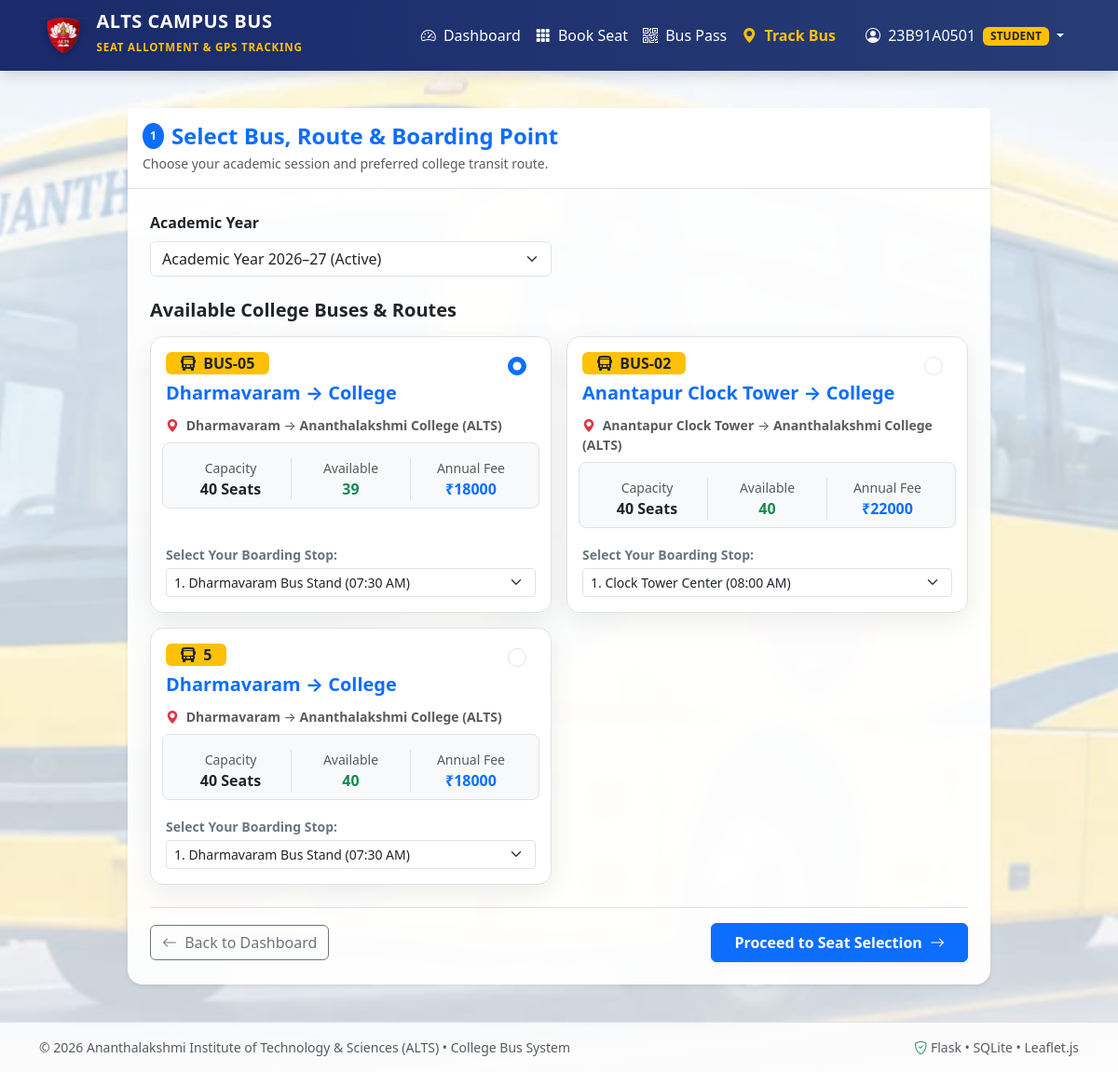
Screenshot of /student/buses (signed in) with the database file from the repository.
### models/user.py (models this page shows, shortened)
class User(UserMixin, db.Model):
    __tablename__ = 'users'
    id = db.Column(db.Integer, primary_key=True)
    username = db.Column(db.String(80), unique=True, nullable=False, index=True)
    email = db.Column(db.String(120), unique=True, nullable=False, index=True)
    password_hash = db.Column(db.String(256), nullable=False)
    role = db.Column(db.String(20), nullable=False, default='student')  # 'student', 'driver', 'admin'
    created_at = db.Column(db.DateTime, default=datetime.utcnow)
    student_profile = db.relationship('Student', backref='user', uselist=False, cascade='all, delete-orphan')
    driver_profile = db.relationship('Driver', backref='user', uselist=False, cascade='all, delete-orphan')
    def is_student(self):
        return self.role == 'student'

### models/bus.py (models this page shows, shortened)
class Bus(db.Model):
    __tablename__ = 'buses'
    id = db.Column(db.Integer, primary_key=True)
    bus_number = db.Column(db.String(20), unique=True, nullable=False)
    capacity = db.Column(db.Integer, nullable=False, default=40)
    route_id = db.Column(db.Integer, db.ForeignKey('routes.id'), nullable=False)
    is_active = db.Column(db.Boolean, default=True)
    seats = db.relationship('Seat', backref='bus', lazy=True, cascade='all, delete-orphan')
    allocations = db.relationship('SeatAllocation', backref='bus', lazy=True)
    locations = db.relationship('BusLocation', backref='bus', lazy=True, cascade='all, delete-orphan', order_by='BusLocation.updated_at.desc()')
    def get_available_seats_count(self, academic_year_id):
        from .allocation import SeatAllocation
        confirmed_count = SeatAllocation.query.filter_by(
            bus_id=self.id,
            academic_year_id=academic_year_id,
            status='CONFIRMED'
        ).count()
        return max(0, self.capacity - confirmed_count)

### models/route.py (models this page shows, shortened)
class Route(db.Model):
    __tablename__ = 'routes'
    id = db.Column(db.Integer, primary_key=True)
    route_name = db.Column(db.String(100), nullable=False)
    start_point = db.Column(db.String(80), nullable=False)
    destination = db.Column(db.String(80), nullable=False)
    annual_fee = db.Column(db.Float, nullable=False, default=18000.0)
    total_distance_km = db.Column(db.Float, default=35.0)
    buses = db.relationship('Bus', backref='route', lazy=True)
    boarding_points = db.relationship('BoardingPoint', backref='route', lazy=True, order_by='BoardingPoint.stop_order')

### app.py (the view, shortened to what this page needs)
    @app.route('/student/buses', methods=['GET', 'POST'])
    @role_required('student')
    def student_buses():
        student = current_user.student_profile
        active_year = AcademicYear.query.filter_by(is_active=True).first()
        academic_years = AcademicYear.query.filter_by(is_active=True).all()
        buses = Bus.query.filter_by(is_active=True).all()
        bus_list = []
        for b in buses:
            avail = b.get_available_seats_count(active_year.id if active_year else 1)
            bus_list.append({
                'bus': b,
                'available_seats': avail
            })
        return render_template(
            'student/buses.html',
            student=student,
            academic_years=academic_years,
            bus_list=bus_list
        )

### utils.py (called while the page is built)
def role_required(*allowed_roles):
    def decorator(f):
        @wraps(f)
        def decorated_function(*args, **kwargs):
            if not current_user.is_authenticated:
                flash('Please log in to access this page.', 'warning')
                return redirect(url_for('login'))
            if current_user.role not in allowed_roles:
                flash('You do not have permission to access that page.', 'danger')
                return abort(403)
            return f(*args, **kwargs)
        return decorated_function
    return decorator

### templates/student/buses.html (shortened to what this page needs)
{% extends "base.html" %}
{% block content %}
<div class="row justify-content-center my-3">
    <div class="col-lg-10">
        <div class="card shadow-sm border-0 rounded-4">
            <div class="card-header bg-white py-3 border-bottom">
                <div class="d-flex align-items-center">
                    <span class="badge bg-primary rounded-circle p-2 me-2">1</span>
                    <h4 class="fw-bold text-primary mb-0">Select Bus, Route & Boarding Point</h4>
                </div>
                <p class="text-muted small mb-0 mt-1">Choose your academic session and preferred college transit route.</p>
            </div>
            <div class="card-body p-4">
                <form method="POST" action="{{ url_for('student_buses') }}">
                    <div class="row g-3 mb-4">
                        <div class="col-md-6">
                            <label for="academic_year_id" class="form-label fw-bold">Academic Year</label>
                            <select class="form-select" id="academic_year_id" name="academic_year_id" required>
                                {% for year in academic_years %}
                                    <option value="{{ year.id }}" {% if year.is_active %}selected{% endif %}>
                                        Academic Year {{ year.year_label }} {% if year.is_active %}(Active){% endif %}
                                    </option>
                                {% endfor %}
                            </select>
                        </div>
                    </div>
                    <h5 class="fw-bold text-dark mb-3">Available College Buses & Routes</h5>
                    <div class="row g-3 mb-4">
                        {% for item in bus_list %}
                            <div class="col-md-6">
                                <div class="card h-100 border p-3 bus-selection-card" style="cursor: pointer;" onclick="selectBus('{{ item.bus.id }}', '{{ item.bus.route.annual_fee }}')">
                                    <div class="d-flex justify-content-between align-items-start mb-2">
                                        <div>
                                            <span class="badge bg-warning text-dark fs-6 fw-bold px-3 py-1">
                                                <i class="bi bi-bus-front-fill me-1"></i> {{ item.bus.bus_number }}
                                            </span>
                                            <h5 class="fw-bold text-primary mt-2 mb-1">{{ item.bus.route.route_name }}</h5>
                                        </div>
                                        <div class="form-check">
                                            <input class="form-check-input fs-5" type="radio" name="bus_id" id="bus_{{ item.bus.id }}" value="{{ item.bus.id }}" {% if loop.first %}checked{% endif %} required>
                                        </div>
                                    </div>
                                    <div class="text-muted small mb-3">
                                        <i class="bi bi-geo-alt-fill text-danger me-1"></i>
                                        <strong>{{ item.bus.route.start_point }}</strong> &rarr; <strong>{{ item.bus.route.destination }}</strong>
                                    </div>
                                    <div class="row g-2 text-center bg-light p-2 rounded-3 mb-3 border">
                                        <div class="col-4">
                                            <small class="text-muted d-block">Capacity</small>
                                            <span class="fw-bold">{{ item.bus.capacity }} Seats</span>
                                        </div>
                                        <div class="col-4 border-start border-end">
                                            <small class="text-muted d-block">Available</small>
                                            <span class="fw-bold text-success">{{ item.available_seats }}</span>
                                        </div>
                                        <div class="col-4">
                                            <small class="text-muted d-block">Annual Fee</small>
                                            <span class="fw-bold text-primary">₹{{ item.bus.route.annual_fee | int }}</span>
                                        </div>
                                    </div>
                                    <div class="boarding-select-container mt-auto">
                                        <label for="boarding_point_{{ item.bus.id }}" class="form-label small fw-bold text-secondary mb-1">
                                            Select Your Boarding Stop:
                                        </label>
                                        <select class="form-select form-select-sm boarding-dropdown" name="boarding_point_id" id="boarding_point_{{ item.bus.id }}" data-bus-id="{{ item.bus.id }}">
                                            {% for stop in item.bus.route.boarding_points %}
                                                <option value="{{ stop.id }}">
                                                    {{ stop.stop_order }}. {{ stop.stop_name }} ({{ stop.pickup_time }})
                                                </option>
                                            {% endfor %}
                                        </select>
                                    </div>
                                </div>
                            </div>
                        {% endfor %}
                    </div>
                    <div class="d-flex justify-content-between align-items-center pt-3 border-top">
                        <a href="{{ url_for('student_dashboard') }}" class="btn btn-outline-secondary">
                            <i class="bi bi-arrow-left me-1"></i> Back to Dashboard
                        </a>
                        <button type="submit" class="btn btn-primary px-4 py-2 fw-bold shadow-sm">
                            Proceed to Seat Selection <i class="bi bi-arrow-right ms-1"></i>
                        </button>
                    </div>
                </form>
            </div>
        </div>
    </div>
</div>
{% endblock %}

### templates/base.html (shortened to what this page needs)
<!DOCTYPE html>
<html lang="en">
<head>
    <link href="https://cdn.jsdelivr.net/npm/bootstrap@5.3.3/dist/css/bootstrap.min.css" rel="stylesheet">
    <link href="https://cdn.jsdelivr.net/npm/bootstrap-icons@1.11.3/font/bootstrap-icons.min.css" rel="stylesheet">
    <link rel="stylesheet" href="https://unpkg.com/leaflet@1.9.4/dist/leaflet.css" />
    <link rel="stylesheet" href="{{ url_for('static', filename='css/style.css') }}?v=5">
</head>
<body style="background: url('{{ url_for('static', filename='images/college_bus_bg.png') }}?v=5') no-repeat center center fixed !important; background-size: cover !important;">
    <nav class="navbar navbar-expand-lg navbar-dark navbar-custom sticky-top">
        <div class="container">
            <a class="navbar-brand d-flex align-items-center" href="{{ url_for('index') }}">
                <img src="{{ url_for('static', filename='images/alts_logo.png') }}"
                     alt="ALTS Logo"
                     style="height: 38px; width: auto; margin-right: 10px; filter: drop-shadow(0 2px 4px rgba(0,0,0,0.3));">
                <div>
                    <span class="d-block fw-bold text-white lh-1">ALTS CAMPUS BUS</span>
                    <small class="text-warning" style="font-size: 0.72rem; letter-spacing: 0.8px;">SEAT ALLOTMENT & GPS TRACKING</small>
                </div>
            </a>
            <div class="collapse navbar-collapse" id="navContent">
                <ul class="navbar-nav ms-auto align-items-lg-center">
                    {% if current_user.is_authenticated %}
                        {% if current_user.is_student() %}
                            <li class="nav-item">
                                <a class="nav-link text-white" href="{{ url_for('student_dashboard') }}">
                                    <i class="bi bi-speedometer2 me-1"></i> Dashboard
                                </a>
                            </li>
                            <li class="nav-item">
                                <a class="nav-link text-white" href="{{ url_for('student_buses') }}">
                                    <i class="bi bi-grid-3x3-gap-fill me-1"></i> Book Seat
                                </a>
                            </li>
                            <li class="nav-item">
                                <a class="nav-link text-white" href="{{ url_for('student_bus_pass') }}">
                                    <i class="bi bi-qr-code me-1"></i> Bus Pass
                                </a>
                            </li>
                            <li class="nav-item">
                                <a class="nav-link text-warning fw-semibold" href="{{ url_for('student_track_bus') }}">
                                    <i class="bi bi-geo-alt-fill me-1"></i> Track Bus
                                </a>
                            </li>
                        {% elif current_user.is_driver() %}
                            <li class="nav-item">
                                <a class="nav-link text-white" href="{{ url_for('driver_dashboard') }}">
                                    <i class="bi bi-compass me-1"></i> Driver GPS Dashboard
                                </a>
                            </li>
                        {% endif %}
                        <li class="nav-item dropdown ms-lg-2">
                            <a class="nav-link dropdown-toggle btn btn-sm btn-outline-light px-3 py-1 text-white" href="#" data-bs-toggle="dropdown">
                                <i class="bi bi-person-circle me-1"></i> {{ current_user.username }}
                                <span class="badge bg-warning text-dark ms-1 text-uppercase">{{ current_user.role }}</span>
                            </a>
                        </li>
                    {% endif %}
                </ul>
            </div>
        </div>
    </nav>
    <main class="py-4">
        <div class="container">
            {% block content %}{% endblock %}
        </div>
    </main>
    <footer class="mt-auto py-3 border-top text-center text-muted small" style="background: rgba(255, 255, 255, 0.85); backdrop-filter: blur(6px);">
        <div class="container d-flex flex-wrap justify-content-between align-items-center">
            <span>&copy; 2026 Ananthalakshmi Institute of Technology & Sciences (ALTS) &bull; College Bus System</span>
            <span><i class="bi bi-shield-check text-success"></i> Flask &bull; SQLite &bull; Leaflet.js</span>
        </div>
    </footer>
</body>
</html>

### static/css/style.css (style rules this page uses)
:root { --primary-color: #1a2a6c; --primary-hover: #132053; --accent-yellow: #fdbb2d; --accent-gold: #e67e22; --seat-available: #28a745; --seat-occupied: #dc3545; --seat-selected: #007bff; --card-bg: rgba(255, 255, 255, 0.94); --card-shadow: 0 8px 30px rgba(0, 0, 0, 0.08); }
body { background: url('/static/images/college_bus_bg.png') no-repeat center center fixed; background-size: cover; background-color: #eef2f6; font-family: 'Segoe UI', -apple-system, BlinkMacSystemFont, Roboto, sans-serif; color: #2c3e50; min-height: 100vh; display: flex; flex-direction: column; }
main { flex: 1 0 auto; }
.card { background-color: var(--card-bg) !important; backdrop-filter: blur(8px); border: 1px solid rgba(255, 255, 255, 0.6); box-shadow: var(--card-shadow); border-radius: 14px; transition: transform 0.2s ease, box-shadow 0.2s ease; }
.navbar-custom { background: linear-gradient(90deg, #1a2a6c, #273c75) !important; box-shadow: 0 4px 15px rgba(0, 0, 0, 0.15); }
.navbar-brand { font-weight: 700; letter-spacing: 0.5px; color: #fff !important; }
.navbar-brand span { color: var(--accent-yellow); }

### rows the page displays
User: username "23B91A0501", role "STUDENT"
Bus: bus.bus_number "BUS-05", bus.capacity "40"
Route: bus.route.route_name "Dharmavaram → College" "Dharmavaram → College", bus.route.start_point "Dharmavaram" "Dharmavaram", bus.route.destination "Ananthalakshmi College (ALTS)" "Ananthalakshmi College (ALTS)", bus.route.annual_fee "18000" "18000"
Bus: bus.bus_number "BUS-02", bus.capacity "40"
Route: bus.route.route_name "Anantapur Clock Tower → College", bus.route.start_point "Anantapur Clock Tower", bus.route.destination "Ananthalakshmi College (ALTS)", bus.route.annual_fee "22000"
Bus: bus.bus_number "5", bus.capacity "40"

### other values shown
{{ item.available_seats }} "39" "40" "40"
form field boarding_point_id "1. Dharmavaram Bus Stand (07:30 AM)"
form field boarding_point_id "1. Clock Tower Center (08:00 AM)"
